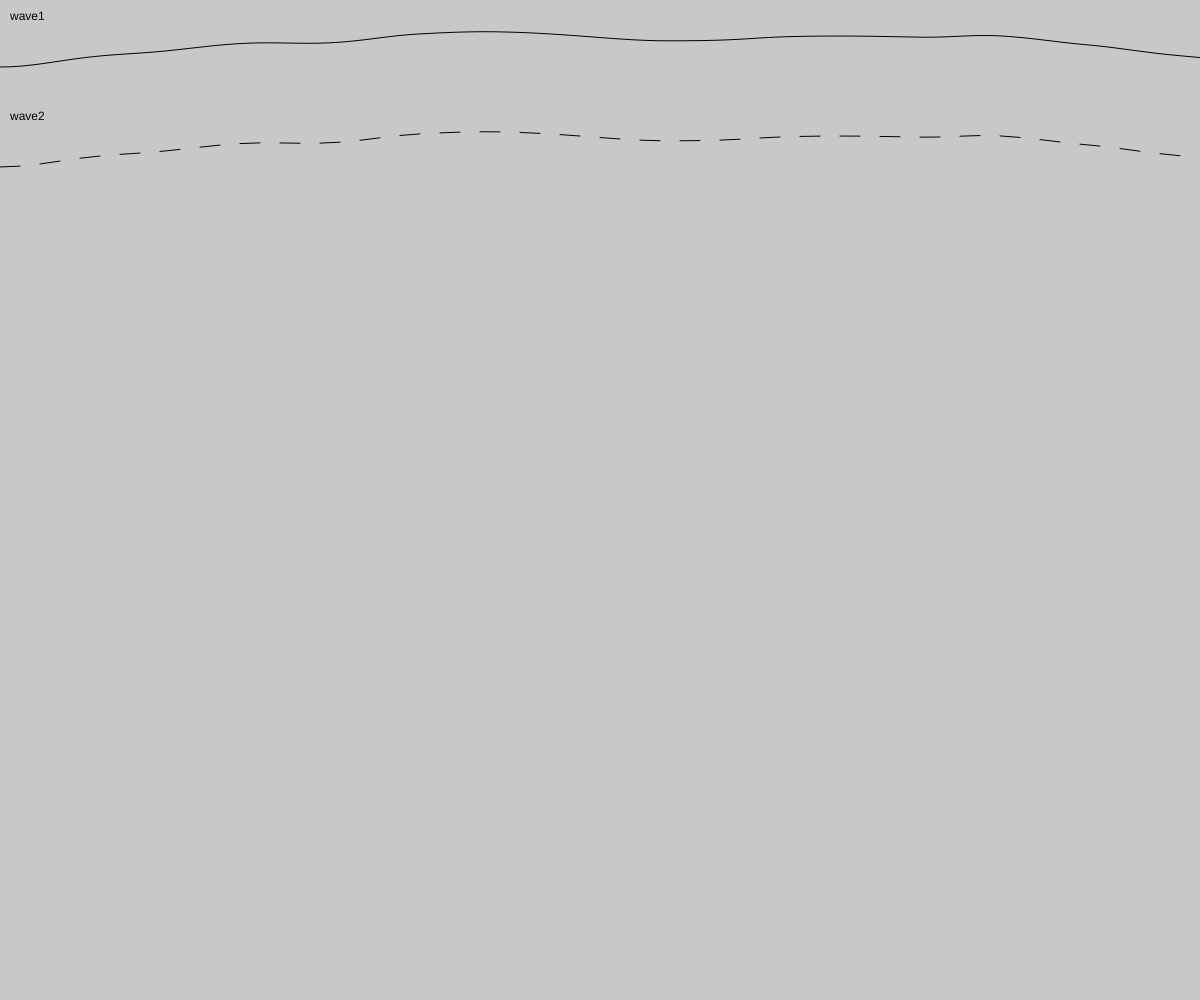
Frame 1 (no input)
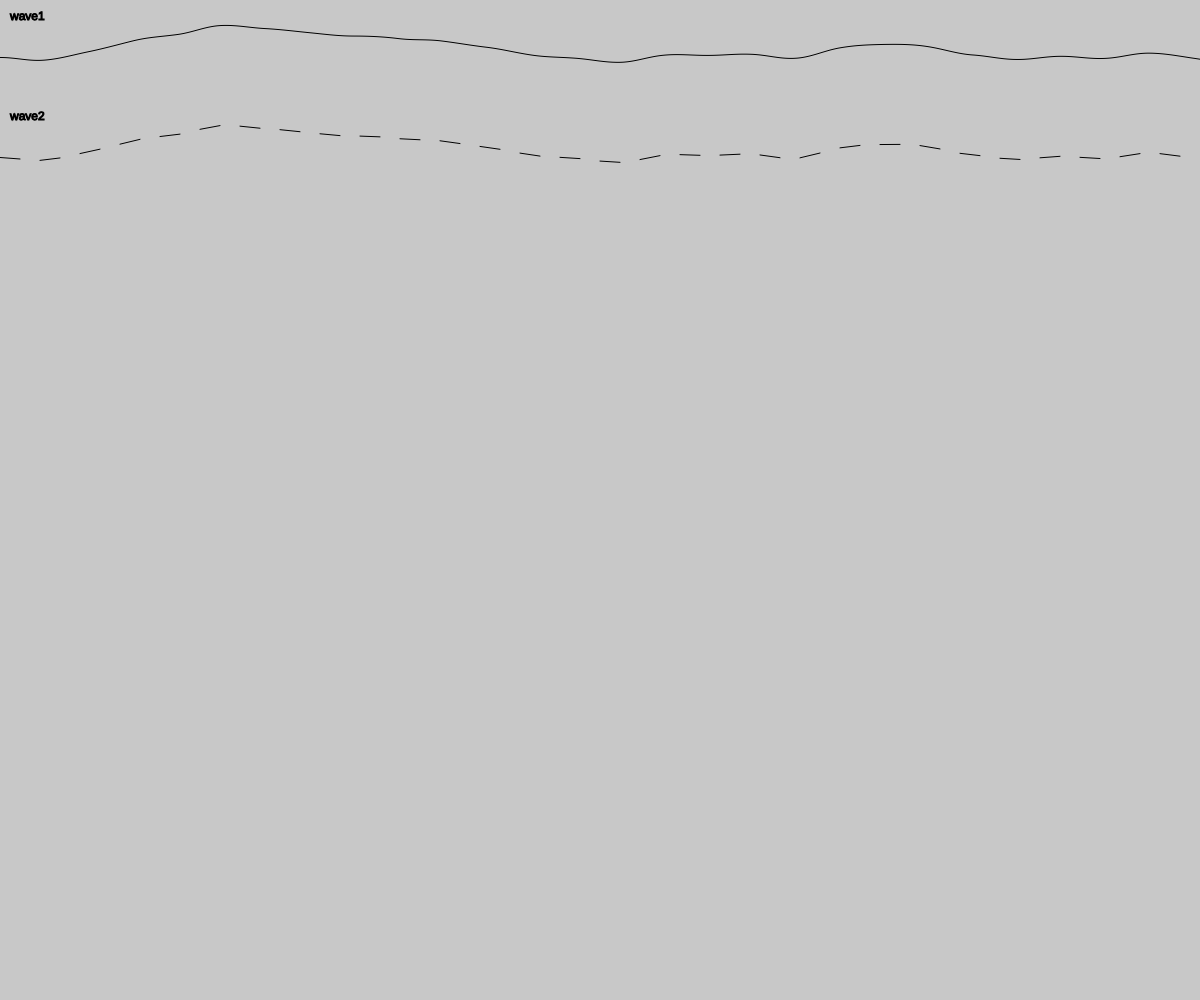
Frame 60 (no input)
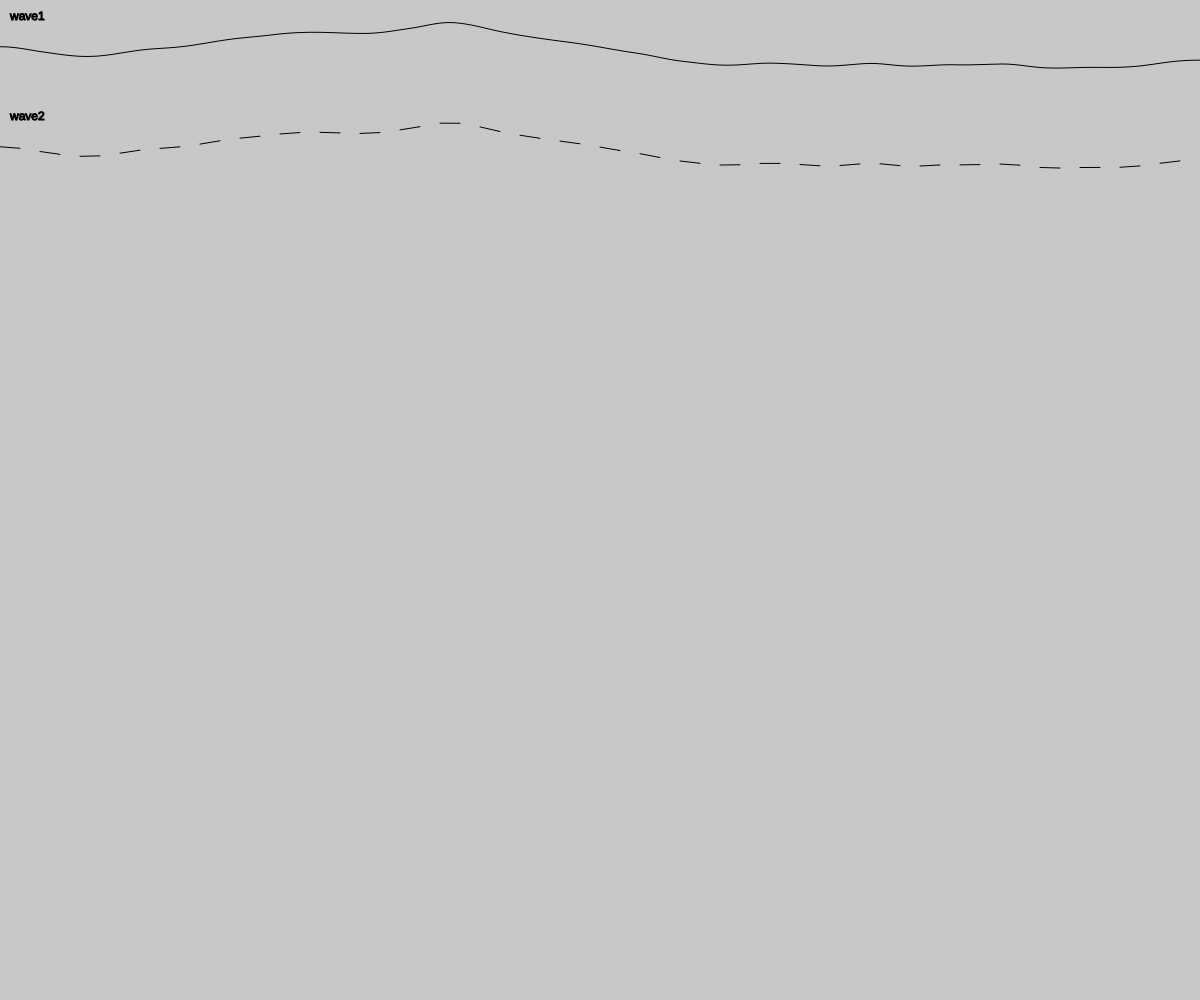
Frame 120 (the mouse pressed at the canvas centre since frame 60)

The p5.js sketch that drew these frames (run headless with seeded random() and noise() and a simulated clock; from frame 60 on, the mouse is pressed at the canvas centre):

// p5.js sketch
// ── sketch.js
const waveNum = 10;

function setup() {
  createCanvas(windowWidth, windowHeight);
}

function draw() {
  background(200);

  const waveHeight = height / waveNum;
  const noiseValue = frameCount / 100;

  // wave1
  fill(0);
  text('wave1', 10, 20);
  noFill();
  beginShape();
  for (let i = 0; i <= width; i++) {
    vertex(i, noise(i / (noise(noiseValue) * 1000), noiseValue) * waveHeight);
  }
  endShape();

  // wave2
  translate(0, waveHeight);
  fill(0);
  text('wave2', 10, 20);
  noFill();
  beginShape(LINES);
  // console.log(frameCount / 10);
  for (let i = 0; i <= width; i++) {
    if ((i / 10 + frameCount * 0) % 2 == 0)
      vertex(i, noise(i / (noise(noiseValue) * 1000), noiseValue) * waveHeight);
  }
  endShape();

  // wave3
  // translate(0, waveHeight);
  // fill(0);
  // text('wave3', 10, 20);
  // noFill();
  // beginShape(TRIANGLES);
  // for (let i = 0; i <= width; i++) {
  //   // if ((i / 10) % 2 == 0)
  //   vertex(
  //     i,
  //     noise(i / (noise(frameCount / 100) * 1000), frameCount / 100) * waveHeight
  //   );
  // }
  // endShape();
}
